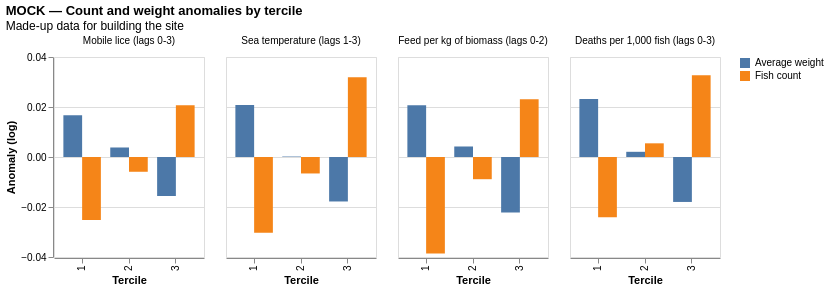

The Vega-Lite source for this figure:
### Vega-Lite specification from a JSON file in a GitHub repository (floating-point values rounded to 4 significant figures)
{"$schema": "https://vega.github.io/schema/vega-lite/v5.20.1.json", "title": {"text": "MOCK — Count and weight anomalies by tercile", "subtitle": "Made-up data for building the site"}, "data": {"values": [{"panel": "Mobile lice (lags 0-3)", "tercile": 1, "measure": "Fish count", "anom": -0.02518, "n": 309}, {"panel": "Mobile lice (lags 0-3)", "tercile": 1, "measure": "Average weight", "anom": 0.0167, "n": 309}, {"panel": "Mobile lice (lags 0-3)", "tercile": 2, "measure": "Fish count", "anom": -0.005907, "n": 301}, {"panel": "Mobile lice (lags 0-3)", "tercile": 2, "measure": "Average weight", "anom": 0.003804, "n": 301}, {"panel": "Mobile lice (lags 0-3)", "tercile": 3, "measure": "Fish count", "anom": 0.02067, "n": 336}, {"panel": "Mobile lice (lags 0-3)", "tercile": 3, "measure": "Average weight", "anom": -0.0156, "n": 336}, {"panel": "Sea temperature (lags 1-3)", "tercile": 1, "measure": "Fish count", "anom": -0.03033, "n": 328}, {"panel": "Sea temperature (lags 1-3)", "tercile": 1, "measure": "Average weight", "anom": 0.02076, "n": 328}, {"panel": "Sea temperature (lags 1-3)", "tercile": 2, "measure": "Fish count", "anom": -0.006586, "n": 302}, {"panel": "Sea temperature (lags 1-3)", "tercile": 2, "measure": "Average weight", "anom": 0.0001808, "n": 302}, {"panel": "Sea temperature (lags 1-3)", "tercile": 3, "measure": "Fish count", "anom": 0.03191, "n": 333}, {"panel": "Sea temperature (lags 1-3)", "tercile": 3, "measure": "Average weight", "anom": -0.01779, "n": 333}, {"panel": "Feed per kg of biomass (lags 0-2)", "tercile": 1, "measure": "Fish count", "anom": -0.0386, "n": 314}, {"panel": "Feed per kg of biomass (lags 0-2)", "tercile": 1, "measure": "Average weight", "anom": 0.0207, "n": 314}, {"panel": "Feed per kg of biomass (lags 0-2)", "tercile": 2, "measure": "Fish count", "anom": -0.008884, "n": 310}, {"panel": "Feed per kg of biomass (lags 0-2)", "tercile": 2, "measure": "Average weight", "anom": 0.004204, "n": 310}, {"panel": "Feed per kg of biomass (lags 0-2)", "tercile": 3, "measure": "Fish count", "anom": 0.0231, "n": 313}, {"panel": "Feed per kg of biomass (lags 0-2)", "tercile": 3, "measure": "Average weight", "anom": -0.02216, "n": 313}, {"panel": "Deaths per 1,000 fish (lags 0-3)", "tercile": 1, "measure": "Fish count", "anom": -0.02413, "n": 334}, {"panel": "Deaths per 1,000 fish (lags 0-3)", "tercile": 1, "measure": "Average weight", "anom": 0.02324, "n": 334}, {"panel": "Deaths per 1,000 fish (lags 0-3)", "tercile": 2, "measure": "Fish count", "anom": 0.005471, "n": 334}, {"panel": "Deaths per 1,000 fish (lags 0-3)", "tercile": 2, "measure": "Average weight", "anom": 0.002077, "n": 334}, {"panel": "Deaths per 1,000 fish (lags 0-3)", "tercile": 3, "measure": "Fish count", "anom": 0.03275, "n": 327}, {"panel": "Deaths per 1,000 fish (lags 0-3)", "tercile": 3, "measure": "Average weight", "anom": -0.01798, "n": 327}]}, "facet": {"column": {"field": "panel", "type": "nominal", "title": null, "sort": ["Mobile lice (lags 0-3)", "Sea temperature (lags 1-3)", "Feed per kg of biomass (lags 0-2)", "Deaths per 1,000 fish (lags 0-3)"]}}, "spec": {"width": 150, "height": 200, "mark": "bar", "encoding": {"x": {"field": "tercile", "type": "ordinal", "title": "Tercile"}, "xOffset": {"field": "measure", "type": "nominal"}, "y": {"field": "anom", "type": "quantitative", "title": "Anomaly (log)"}, "color": {"field": "measure", "type": "nominal", "title": null}, "tooltip": [{"field": "measure", "type": "nominal"}, {"field": "anom", "type": "quantitative", "format": ".3f"}, {"field": "n", "type": "quantitative", "title": "Area-months"}]}}}
